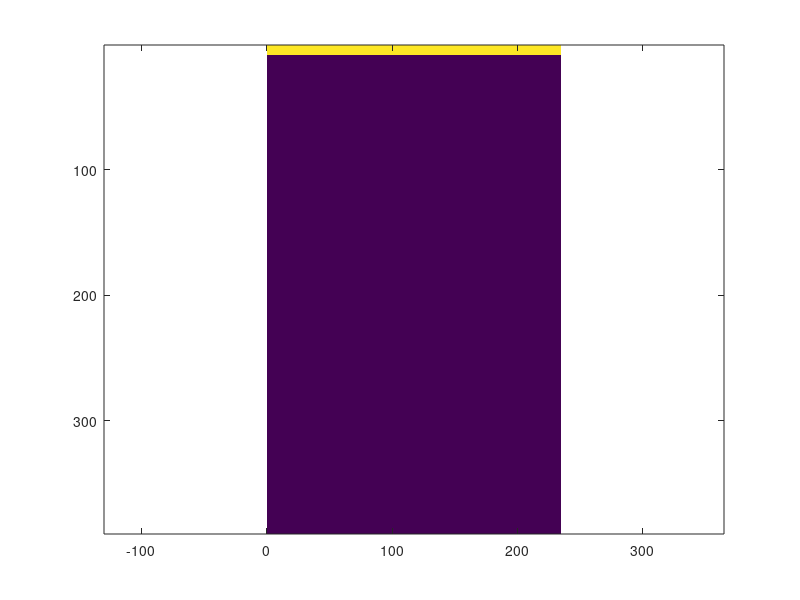

Source code (MATLAB): (Note: this script raises an error after producing the figure.)
%%%%%%%%%%%%%%%%%%%%%%%%%%%%%%%%%%%%%%%%%%%%%%%%%%%%%%%%%%%%%
% GIANMARCO PINTON
% FIRST WRITTEN: 2018-06-21
% LAST MODIFIED: 2022-03-03
% Launch Fullwave 2 code, easy matlab wrapper
% Easy plane wave beamformer
%%%%%%%%%%%%%%%%%%%%%%%%%%%%%%%%%%%%%%%%%%%%%%%%%%%%%%%%%%%%%
%%% Basic variables %%%%%%%%%%%%%%%%%%%%%%%%%%%%%%%%%%%%%%%%%
c0 = 1540;         % average speed of sound (m/s)
omega0 = 2*pi*1e6; % center radian frequency of transmitted wave
wX = 3e-2;         % width of simulation field (m)
wY = 5e-2;         % depth of simulation field (m)
duration = wY*2.3/c0;  % duration of simulation (s)
p0 = 1e5; % pressure in Pa
%%% Advanced variables %%%%%%%%%%%%%%%%%%%%%%%%%%%%%%%%%%%%%%
ppw = 12;          % number of points per spatial wavelength
cfl = 0.4;         % Courant-Friedrichs-Levi condition
ppp = ppw/cfl;     % points per period
%%% Grid size calculations %%%%%%%%%%%%%%%%%%%%%%%%%%%%%%%%%%
lambda = c0/omega0*2*pi; % wavelength (m)
nX = round(wX/lambda*ppw);  % number of lateral elements
nY = round(wY/lambda*ppw);  % number of depth elements
nT = round(duration*c0/lambda*ppw/cfl); % number of time points
dX = c0/omega0*2*pi/ppw % step size in x
dY = dX; % step size in y (please keep step sizes the same)
dT = dX/c0*cfl; % step size in time
nangles=11; 
dtheta=1.75*pi/180;
rho0=1000;

ncycles = 2; % number of cycles in pulse
dur = 2; % exponential drop-off of envelope
%%% Generate input coordinates %%%%%%%%%%%%%%%%%%%%%%%%%%%
inmap = zeros(nX,nY); 
inmap(:,1:8)=ones(nX,8);
imagesc(inmap'), axis equal, axis tight
incoords = mapToCoords(inmap); % note zero indexing for compiled code
plot(incoords(:,1),incoords(:,2),'.')
%%% Generate initial conditions based on input coordinates %%%%%%
ncycles = 2; % number of cycles in pulse
dur = 2; % exponential drop-off of envelope
fcen=[round(nX/2) round(nY/1.3)]; % center of focus
t = (0:nT-1)/nT*duration-ncycles/omega0*2*pi;
icvec = exp(-(1.05*t*omega0/(ncycles*pi)).^(2*dur)).*sin(t*omega0)*p0;
plot(icvec)
icmat=repmat(icvec,size(incoords,1)/8,1);
for k=2:8
  t=t-dX/c0; icvec = exp(-(1.05*t*omega0/(ncycles*pi)).^(2*dur)).*sin(t*omega0)*p0;
  icmat=[icmat' repmat(icvec,size(incoords,1)/8,1)']';
end
imagesc(icmat)
%%% Generate output coordinates %%%%%%%%%%%%%%%%%%%%%%%%%%
modX=1; modY=1;
outcoords = coordsMatrix(nX,nY,modX,modY);
plot(outcoords(:,1),outcoords(:,2),'.')
outcoords(:,3)=0; % label zero for total field
outcoords(find(outcoords(:,2)==9),3)=1; % label 1 for transducer surface
idc=find(outcoords(:,3)==0);
idxducer=find(outcoords(:,3)==1);
plot(outcoords(idc,1),outcoords(idc,2),'.'),hold on
plot(outcoords(idxducer,1),outcoords(idxducer,2),'r.'), hold off
%%% Generate field maps %%%%%%%%%%%%%%%%%%%%%%%%%%%%%%%%%%
cmap = ones(nX,nY)*1540;   % speed of sound map (m/s)
rhomap = ones(nX,nY)*1000; % density map (kg/m^3)
Amap = ones(nX,nY)*0.0;    % attenuation map (dB/MHz/cm)
betamap = ones(nX,nY)*0.0;    % nonlinearity map 
%% Let's add a surface %%%%%%%%%%%%%%%%%%%%%%%%%%
for m=1:1:floor(nY*dY*1e2)
  rhomap(round(nX/2),round(m*1e-2/dY))=0.65*rho0; % point
end
imagesc(rhomap')

if(0) % speckle
  scat_density=0.015;
  scats=rand(nX,nY);
  scats(find(scats>scat_density))=0;
  scats=scats/max(max(scats));
  mean(mean(scats))
  scats(:,1:10)=0; % don't put scatterers inside your transducer
  rhosr=0.0375; % scatterer impedance contrast 
  rhomap=rhomap-scats*rho0*rhosr;
end


%[m.c m.rho m.A m.N] = img2fieldFlatten('r102gh.tif',dX,dY,c0,rho0);

c=cmap; rho=rhomap; A=Amap; beta=betamap;
for n=1:nangles
    theta=(n-(nangles+1)/2)*dtheta

    fcen=[round(1e6/dY)*sin(theta) round(1e6/dY)]; % center of focus
    t = (0:nT-1)/nT*duration-ncycles/omega0*2*pi;
    icvec = exp(-(1.05*t*omega0/(ncycles*pi)).^(2*dur)).*sin(t*omega0)*p0;
    plot(icvec)
    icmat=repmat(icvec,size(incoords,1)/8,1);
    for k=2:8
      t=t-dX/c0; icvec = exp(-(1.05*t*omega0/(ncycles*pi)).^(2*dur)).*sin(t*omega0)*p0;
      icmat=[icmat' repmat(icvec,size(incoords,1)/8,1)']';
    end
    icmat = focusCoords(fcen(1),fcen(2),incoords,icvec,cfl);
    imagesc(icmat), drawnow
  
    cwd=pwd; addpath(cwd);
    outdir=['/kulm/scratch/lesion' num2str(n)]; eval(['!mkdir -p ' outdir]); 
    eval(['!cp fullwave2_try6_nln_relaxing ' outdir]);
    cd(outdir)
 
    prep_fullwave2_try6_nln_relaxing9(c0,omega0,wX,wY,duration,p0,ppw,cfl,c,rho,A,beta,incoords,outcoords,icmat)
  if(n<nangles)
    eval('!./fullwave2_try6_nln_relaxing &')
  elseif(n==nangles)
    eval('!./fullwave2_try6_nln_relaxing')
  end
  cd(cwd);
end


%% propagation movie %%
n=round(nangles/2);
outdir=['/kulm/scratch/lesion' num2str(n) '/']
idc=find(outcoords(:,3)==0);

ncoordsout=size(outcoords,1)
nX2=length(1:modX:nX); nY2=length(1:modY:nY);
nRun=sizeOfFile([outdir 'genout.dat'])/4/ncoordsout
genout = readGenoutSlice([outdir 'genout.dat'],0:nRun-1,size(outcoords,1),idc);
p = reshape(genout,size(genout,1),nY2-1,nX2);
imagesc(squeeze(p(end,:,:))), colorbar

%% use powcompress to view small amplitude fields %%
for i=1:20:size(p,1)
  imagesc(powcompress(squeeze(p(i,:,:)),1/3)), title(num2str(i)), drawnow
end



%%% GENERATE IMAGE %%%%%%%%%%%%%%%%%%%%%%%%%%%%%%%%%%%%%%%%%%%%%%%%%%%%%%%%
deps = 1e-3:lambda/8:nY*dY;
lats = -wX/2:lambda/8:wX/2;

idxducer=find(outcoords(:,3)==1);
xducercoords = outcoords(idxducer,:);
ncoordsout=size(outcoords,1);

n=round(nangles/2);
outdir=['/kulm/scratch/lesion' num2str(n) '/']
nRun=sizeOfFile([outdir 'genout.dat'])/4/ncoordsout;

pxducer = readGenoutSlice([outdir 'genout.dat'],0:nRun-1,size(outcoords,1),idxducer);
imagesc(powcompress(pxducer,1/3))
px=pxducer(:,round(size(pxducer,2)/2));
[val idt0]=max(abs(hilbert(px)))

bm=zeros(length(lats),length(deps),nangles);
idps=cell(length(lats),length(deps));
fnumber=1;

for n=1:nangles
    theta=(n-(nangles+1)/2)*dtheta
     
  outdir=['/kulm/scratch/lesion' num2str(n) '/']
  nRun=sizeOfFile([outdir 'genout.dat'])/4/ncoordsout;

  pxducer=readGenoutSlice([outdir 'genout.dat'],0:nRun-1,size(outcoords,1),idxducer);
  figure(3), imagesc(powcompress(pxducer,1/4)), drawnow
  px=pxducer(:,round(size(pxducer,2)/2));
  [val idt0]=max(abs(hilbert(px)))

    idps=cell(length(lats),length(deps));
    for ii=1:length(lats)
      lat=lats(ii);
      for jj=1:length(deps)
        dep=deps(jj);
        fcen=round([lat/dY+mean(xducercoords(:,1)) dep/dY ]);
        idx=find(abs(xducercoords(:,1)-fcen(1))<=fcen(2)/fnumber);
        dd=focusProfile(fcen,xducercoords(idx,:),dT/dY*c0);
        idt=idt0+round(2*dep/double(c0)/(dT));
        %idt=idt0+round(dep/double(c0)/(dT)+(dep*cos(theta)+lat*sin(theta))/double(c0)/dT);
         idp=double((size(pxducer,1)*(idx-1))+double(idt)+dd);
	idp=idp(find(idp>0 & idp<=size(pxducer,1)*size(pxducer,2)));
        idps{ii,jj}=idp;
      end
    end

  for ii=1:length(lats)
    for jj=1:length(deps)
      bm(ii,jj,n)=sum(pxducer(idps{ii,jj}));
    end
  end

  figure(1)
  imagesc(lats,deps,dbzero(abs(hilbert(bm(:,:,n)'))),[-50 0]);
   colormap gray, cbar=colorbar; title(cbar,'dB')
  xlabel('mm'), ylabel('mm')
  axis equal, axis tight

  
  figure(2)
  imagesc(lats,deps,dbzero(abs(hilbert(mean(bm(:,:,1:n),3)'))),[-50 0]);
  colormap gray, cbar=colorbar; title(cbar,'dB')
  xlabel('mm'), ylabel('mm')
  axis equal, axis tight

end

%% PLOT THE BMODE IMAGE %%

for n=1:nangles
  figure(2)
  imagesc(lats,deps,dbzero(abs(hilbert(mean(bm(:,:,1:n),3)'))),[-50 0]);
  colormap gray, cbar=colorbar; title(cbar,'dB')
  xlabel('mm'), ylabel('mm')
  axis equal, axis tight
  drawnow
end





